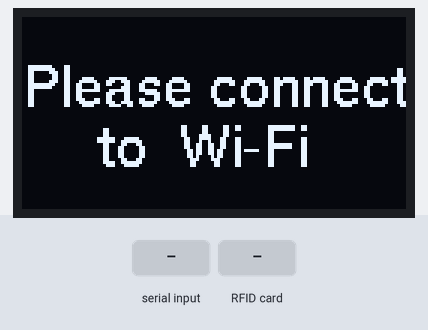
The sketch below on a simulated Arduino Uno, built with avr-gcc and run on an emulated ATmega328P. On the bench: 128×64 one-colour display. The test bench sets the inputs (shaded band). What the sketch prints to the serial monitor is not drawn.

Above: at 4.8 s.
4.9 s: "R90\n" received over Serial
At 6.3 s:
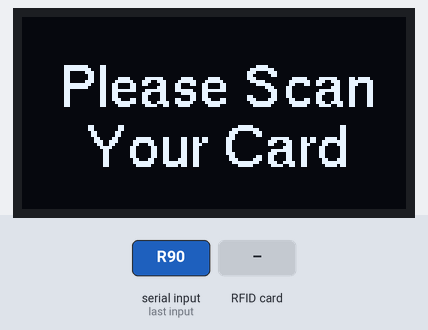
6.6 s: RFID card 5E 7A 19 C4 held to the reader
At 7.5 s:
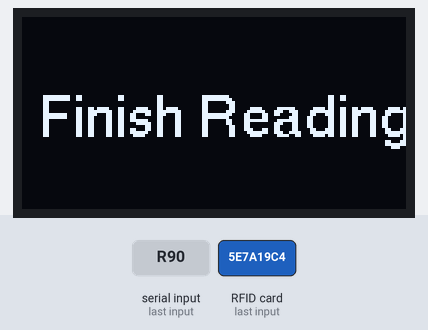
11.1 s: "R90\n" received over the second serial link
At 35.39 s:
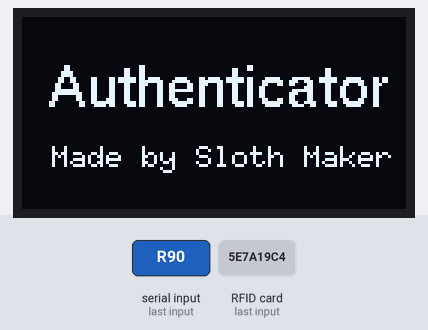
Timing chart, 0 to 36.7 s (numbered marks = the images above; inputs shaded):
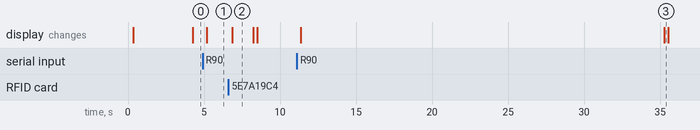

The sketch:

RFID_Arduino.ino
```cpp
// OLED
#include "U8glib.h"
U8GLIB_SSD1306_128X64 u8g(U8G_I2C_OPT_NONE);  //0.96"

// Software serial
#include <SoftwareSerial.h>
SoftwareSerial esp(6,7);

// RFID
#include <SPI.h>
#include <MFRC522.h>     // 引用程式庫
#define RST_PIN   10        // 讀卡機的重置腳位
#define SS_PIN    A0         // 晶片選擇腳位
MFRC522 mfrc522(SS_PIN, RST_PIN);   // Create MFRC522 instance
MFRC522::MIFARE_Key key;

// make string to hex int
int StrtoHex(char str[]){
  return (int) strtol(str, 0, 16);
}

// variables
unsigned long lmillis_connection = 0;
```

Serial.ino
```cpp
void serial(){
  byte UID[16];
  if(Serial.available()){
    char in = Serial.read();
    Serial.print(in);
    // start reading card
    if (in == 'R'){
      int UIDno = 0;
      String intemp = "";
      delay(5);
      while(Serial.available()){
        char inC = Serial.read();
        if (inC == ';'){
          char a[] ="   ";
          intemp.toCharArray(a,intemp.length()+1);
          int aback = StrtoHex(a);
          UID[UIDno] = aback;
          intemp = "";
          UIDno ++;
          if (UIDno == 16)
            break;
        }
        else if ((inC>=48 && inC<=57 ) || (inC >= 65 && inC <= 70))
          intemp += inC;
        delay(5);
      }
      for (int i = 0 ; i < 16 ; i++){
        Serial.print(UID[i]);
        Serial.print(" ");
      }
      Serial.println();
      String readingResult = reading(UID);
      Serial.println(readingResult);
      esp.println(readingResult);

      delay(1000);

      u8g.firstPage();
      do{
        u8g.setFont(u8g_font_helvR14);
        u8g.setPrintPos(9, 30);
        u8g.print("Authenticator");
        u8g.setFont(u8g_font_6x10);
        u8g.setPrintPos(10, 50);
        u8g.print("Made by Sloth Maker");
      }
      while(u8g.nextPage());
    }

  }

//R10;23;F3;AA;00;00;F3;F2;21;56;23;78;76;B4;03;44;

  if(esp.available()){
    char in = esp.read();
    Serial.print(in);
    // get connection type
    if (in == 'Z'){
      int espInI = esp.parseInt();
      if (espInI == 1){
        u8g.firstPage();
        do{
          u8g.setFont(u8g_font_helvR14);
          u8g.setPrintPos(9, 30);
          u8g.print("Authenticator");
          u8g.setFont(u8g_font_6x10);
          u8g.setPrintPos(10, 50);
          u8g.print("Made by Sloth Maker");
        }
        while(u8g.nextPage());
      }
      else if (espInI == 0){
        u8g.firstPage();
        do{
          u8g.setFont(u8g_font_helvR14);
          u8g.setPrintPos(0, 30);
          u8g.print("Please connect");
          u8g.setPrintPos(25, 50);
          u8g.print("to  Wi-Fi");
        }
        while(u8g.nextPage());
      }
      else
        return;
      lmillis_connection = millis();
    }
    // start reading card
    else if (in == 'R'){
      int UIDno = 0;
      String intemp = "";
      delay(5);
      while(esp.available()){
        char inC = esp.read();
        if (inC == ';'){
          char a[] ="   ";
          intemp.toCharArray(a,intemp.length()+1);
          int aback = StrtoHex(a);
          UID[UIDno] = aback;
          intemp = "";
          UIDno ++;
          if (UIDno == 16)
            break;
        }
        else if ((inC>=48 && inC<=57 ) || (inC >= 65 && inC <= 70))
          intemp += inC;
        delay(5);
      }
      for (int i = 0 ; i < 16 ; i++){
        Serial.print(UID[i]);
        Serial.print(" ");
      }
      Serial.println();
      String readingResult = reading(UID);
      Serial.println(readingResult);
      esp.println(readingResult);

      delay(1000);

      u8g.firstPage();
      do{
        u8g.setFont(u8g_font_helvR14);
        u8g.setPrintPos(9, 30);
        u8g.print("Authenticator");
        u8g.setFont(u8g_font_6x10);
        u8g.setPrintPos(10, 50);
        u8g.print("Made by Sloth Maker");
      }
      while(u8g.nextPage());
    }
  }
}
```

basic.ino
```cpp
void setup() {
  // start page
  u8g.firstPage();
  do{
    u8g.setFont(u8g_font_helvR14);
    u8g.setPrintPos(9, 30);
    u8g.print("Authenticator");
    u8g.setFont(u8g_font_6x10);
    u8g.setPrintPos(10, 50);
    u8g.print("Made by Sloth Maker");
  }
  while(u8g.nextPage());

  //begin Serials
  Serial.begin(9600);
  Serial.setTimeout(100);
  esp.begin(9600);
  esp.setTimeout(100);

  //begin SPI
  SPI.begin();

  //begin mfrc
  mfrc522.PCD_Init();

  //begin key
  for (byte i = 0; i < 6; i++) {
    key.keyByte[i] = 0xFF;
  }
  delay(2000);
  esp.println("Q");
  Serial.println("READY");
}


void loop(){
  serial();

  // if past 4 sec seemed it disconnected
  if ((millis() - lmillis_connection > 4000) ){
    u8g.firstPage();
    do{
      u8g.setFont(u8g_font_helvR14);
      u8g.setPrintPos(0, 30);
      u8g.print("Please connect");
      u8g.setPrintPos(25, 50);
      u8g.print("to  Wi-Fi");
    }
    while(u8g.nextPage());
    lmillis_connection = millis();
  }

}
```

read.ino
```cpp
int readingCount = 0 ;

String reading(byte dataBlock[]){
  // Request card to read
  u8g.firstPage();
  do{
    u8g.setFont(u8g_font_helvR14);
    u8g.setPrintPos(12, 30);
    u8g.print("Please Scan");
    u8g.setPrintPos(22, 50);
    u8g.print("Your Card");
  }
  while(u8g.nextPage());
  Serial.println("Reading");

  readingCount = 0 ;

  // check if has card
  while ( !(mfrc522.PICC_IsNewCardPresent() && mfrc522.PICC_ReadCardSerial()) ){
    delay(50);
    readingCount++;
    if (readingCount > 300){
      esp.println("Q");
      return "";
    }
  }
  readingCount = 0;


  // Check for compatibility
  MFRC522::PICC_Type piccType = mfrc522.PICC_GetType(mfrc522.uid.sak);
  if (piccType != MFRC522::PICC_TYPE_MIFARE_MINI &&  piccType != MFRC522::PICC_TYPE_MIFARE_1K &&  piccType != MFRC522::PICC_TYPE_MIFARE_4K)
    return reading(dataBlock);


  //variables
  byte blockAddr = 6;
  MFRC522::StatusCode status;
  byte buffer[18];
  byte size = sizeof(buffer);
  bool readingStatus = false;
  byte UID[4];
  String out = "";


  // Authenticate using key A
  Serial.println("Authenticating key A ...");
  status = (MFRC522::StatusCode) mfrc522.PCD_Authenticate(MFRC522::PICC_CMD_MF_AUTH_KEY_A, 7, &key, &(mfrc522.uid));
  if (status != MFRC522::STATUS_OK)
    error();

  // Authenticate using key B
  Serial.println("Authenticating key B ...");
  status = (MFRC522::StatusCode) mfrc522.PCD_Authenticate(MFRC522::PICC_CMD_MF_AUTH_KEY_B, 7, &key, &(mfrc522.uid));
  if (status != MFRC522::STATUS_OK)
    error();


  // Read data from the block
  Serial.println("Reading data from block ...");
  status = (MFRC522::StatusCode) mfrc522.MIFARE_Read(blockAddr, buffer, &size);
  if (status != MFRC522::STATUS_OK)
    return reading(dataBlock);
//  Serial.println(dump_byte_array(buffer, 16));
  out = dump_byte_array(buffer, 16);


  // Write data to the block
  Serial.println("Writing data into block ...");
  status = (MFRC522::StatusCode) mfrc522.MIFARE_Write(blockAddr, dataBlock, 16);
  if (status != MFRC522::STATUS_OK)
    error();

  // Read data from the block (again, should now be what we have written)
  Serial.println("Recheck data from block ...");
  status = (MFRC522::StatusCode) mfrc522.MIFARE_Read(blockAddr, buffer, &size);
  if (status != MFRC522::STATUS_OK)
    error();
//  Serial.println(dump_byte_array(buffer, 16));


  // Check the data
  byte errcount = 0;
  for (byte i = 0; i < 16; i++) {
    if (buffer[i] == dataBlock[i])
        errcount++;
  }
  if (errcount != 16) {
    Serial.println("ERROR @ Check data");
    return "";
  }

  out += ";";
  for (byte i = 0; i < mfrc522.uid.size; i++) {
    UID[i]=mfrc522.uid.uidByte[i];
    out += String(UID[i],HEX);
    out += "-";
  }


  mfrc522.PICC_HaltA();
  mfrc522.PCD_StopCrypto1();

  u8g.firstPage();
  do{
    u8g.setFont(u8g_font_helvR14);
    u8g.setPrintPos(5, 40);
    u8g.print("Finish Reading");
  }
  while(u8g.nextPage());


  return out.substring(0, out.length() -1) + "%";
}

String dump_byte_array(byte *buffer, byte bufferSize) {
  String out = "A";
  for (byte i = 0; i < bufferSize; i++) {
    out += (buffer[i] < 0x10 ? "0" : "");
    out += String(buffer[i], HEX);
    out += ",";
  }
  return out.substring(0, out.length() -1);
}


void error(){
  u8g.firstPage();
  do{
    u8g.setFont(u8g_font_helvR14);
    u8g.setPrintPos(12, 40);
    u8g.print("ERROR occur");
  }
  while(u8g.nextPage());
  while(1);
}
```

Measured:
- after the input at 4.9 s, the display: changes after 0.28 s (image 1)
- after the input at 6.6 s, the display: changes after 0.27 s (image 2)
- after the input at 11.1 s, the display: first changes after 0.28 s (image 3 shows a later state)
- what the display in image 2 shows lasts 1.3 s, from 6.9 s to 8.2 s
